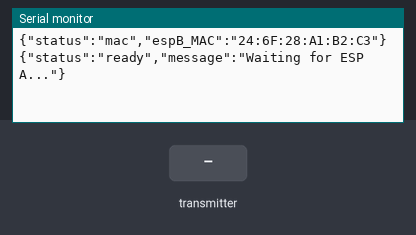
Bench run of a sketch on a simulated ESP32. Parts: the last lines printed to the serial monitor. The inputs (shaded band) are chosen by the test bench.

Above: at 1.7 s.
1.8 s: the transmitter starts sending node_id = 0
At 2.11 s:
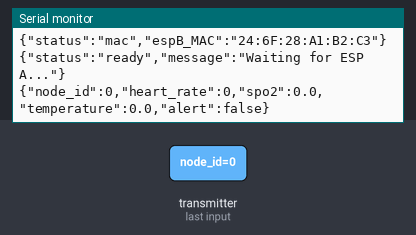
3.8 s: the transmitter starts sending alert_active = 1
At 4.11 s:
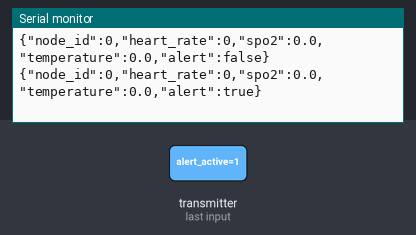
5.8 s: the transmitter starts sending heart_rate = 1024
At 6.11 s:
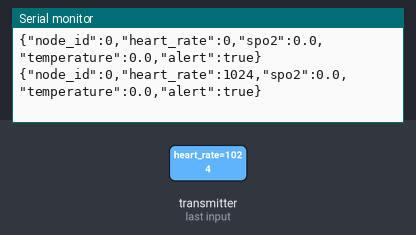
7.3 s: the transmitter starts sending spo2 = 25
At 7.61 s:
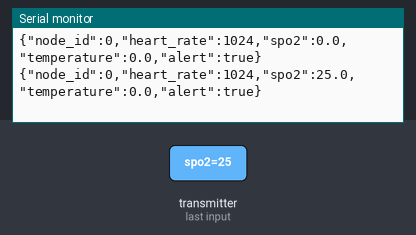
8.8 s: the transmitter starts sending temperature = 25
At 9.11 s:
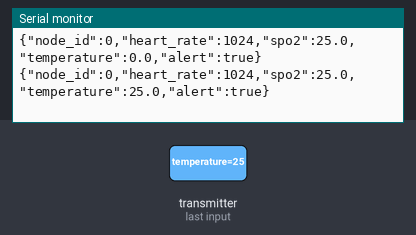
10.3 s: the transmitter starts sending node_id = 1
At 10.61 s:
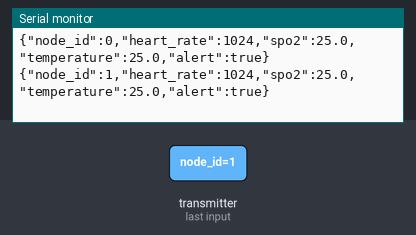

The sketch:

main_node.ino
```cpp
/*
 * ============================================
 * PulseNet — Main Node (ESP B)  [FIXED]
 * ============================================
 */
#include <esp_now.h>
#include <WiFi.h>

typedef struct vitals_packet {
  int   node_id;
  int   heart_rate;
  float spo2;
  float temperature;
  bool  alert_active;
} vitals_packet;

vitals_packet inPacket;

// ── Works with both old and new ESP32 Arduino core ──────────────────
#if ESP_IDF_VERSION >= ESP_IDF_VERSION_VAL(5, 0, 0)
void onDataReceive(const esp_now_recv_info_t *info, const uint8_t *data, int len) {
#else
void onDataReceive(const uint8_t *mac_addr, const uint8_t *data, int len) {
#endif
  if (len != sizeof(vitals_packet)) {
    Serial.printf("{\"error\":\"bad_packet_len\",\"got\":%d,\"want\":%d}\n",
                  len, (int)sizeof(vitals_packet));
    return;
  }
  memcpy(&inPacket, data, len);

  Serial.print(F("{\"node_id\":"));        Serial.print(inPacket.node_id);
  Serial.print(F(",\"heart_rate\":"));     Serial.print(inPacket.heart_rate);
  Serial.print(F(",\"spo2\":"));           Serial.print(inPacket.spo2, 1);
  Serial.print(F(",\"temperature\":"));    Serial.print(inPacket.temperature, 1);
  Serial.print(F(",\"alert\":"));          Serial.print(inPacket.alert_active ? "true" : "false");
  Serial.println(F("}"));
}

void setup() {
  Serial.begin(115200);
  delay(500);

  WiFi.mode(WIFI_STA);
  WiFi.disconnect();

  // ★ Print this node's MAC so you can paste it into ESP A
  Serial.print(F("{\"status\":\"mac\",\"espB_MAC\":\""));
  Serial.print(WiFi.macAddress());
  Serial.println(F("\"}"));

  if (esp_now_init() != ESP_OK) {
    Serial.println(F("{\"error\":\"ESP-NOW init failed\"}"));
    while (1);
  }

  esp_now_register_recv_cb(onDataReceive);
  Serial.println(F("{\"status\":\"ready\",\"message\":\"Waiting for ESP A...\"}"));
}

void loop() { /* all work in callback */ }
```

Measured:
- after the input at 1.8 s, the serial monitor: prints a new line at once (image 1)
- after the input at 3.8 s, the serial monitor: prints a new line at once (image 2)
- after the input at 5.8 s, the serial monitor: prints a new line at once (image 3)
- after the input at 7.3 s, the serial monitor: prints a new line at once (image 4)
- after the input at 8.8 s, the serial monitor: prints a new line at once (image 5)
- after the input at 10.3 s, the serial monitor: prints a new line at once (image 6)
